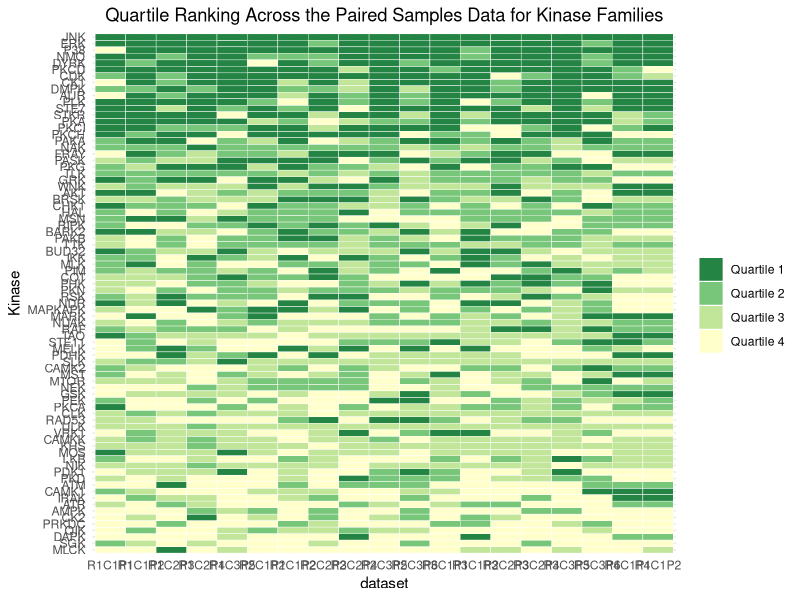

Source code (R):
# Green Monster for the KRSA Rankings

library(tidyverse)

colors <- rev(c('#ffffcc', '#c2e699', '#78c679', '#238443'))

core_dataset <- read_csv("results/KRSA_quartile_rankings_all.csv") |>
  mutate(quartile = factor(str_c("Q", quartile))) |>
  filter(Kinase != "PDK")
core_ranks <- read_csv("results/KRSA_quartile_rankings_aggregated_ordered_all.csv") |>
  filter(Kinase != "PDK")

g <-
  ggplot(core_dataset, aes(x = dataset, y = Kinase, fill = quartile))

p <- g + geom_tile(size = 0.15, color = "white") +
  scale_fill_manual(
    limits = c("Q1", "Q2", "Q3", "Q4"),
    labels = c("Quartile 1", "Quartile 2", "Quartile 3", "Quartile 4"),
    values = colors,
    name = ""
  ) +
  theme_minimal() +
  scale_y_discrete(limits = rev(core_ranks$Kinase)) +
  ggtitle("Quartile Ranking Across the Paired Samples Data for Kinase Families") +
  theme(plot.title = element_text(hjust = 0.5))

ggsave("KRSA_Quartile_Rank_by_Dataset.png", plot = p, path = "figures", width = 15, height = 10, units = "in", bg = "white")
